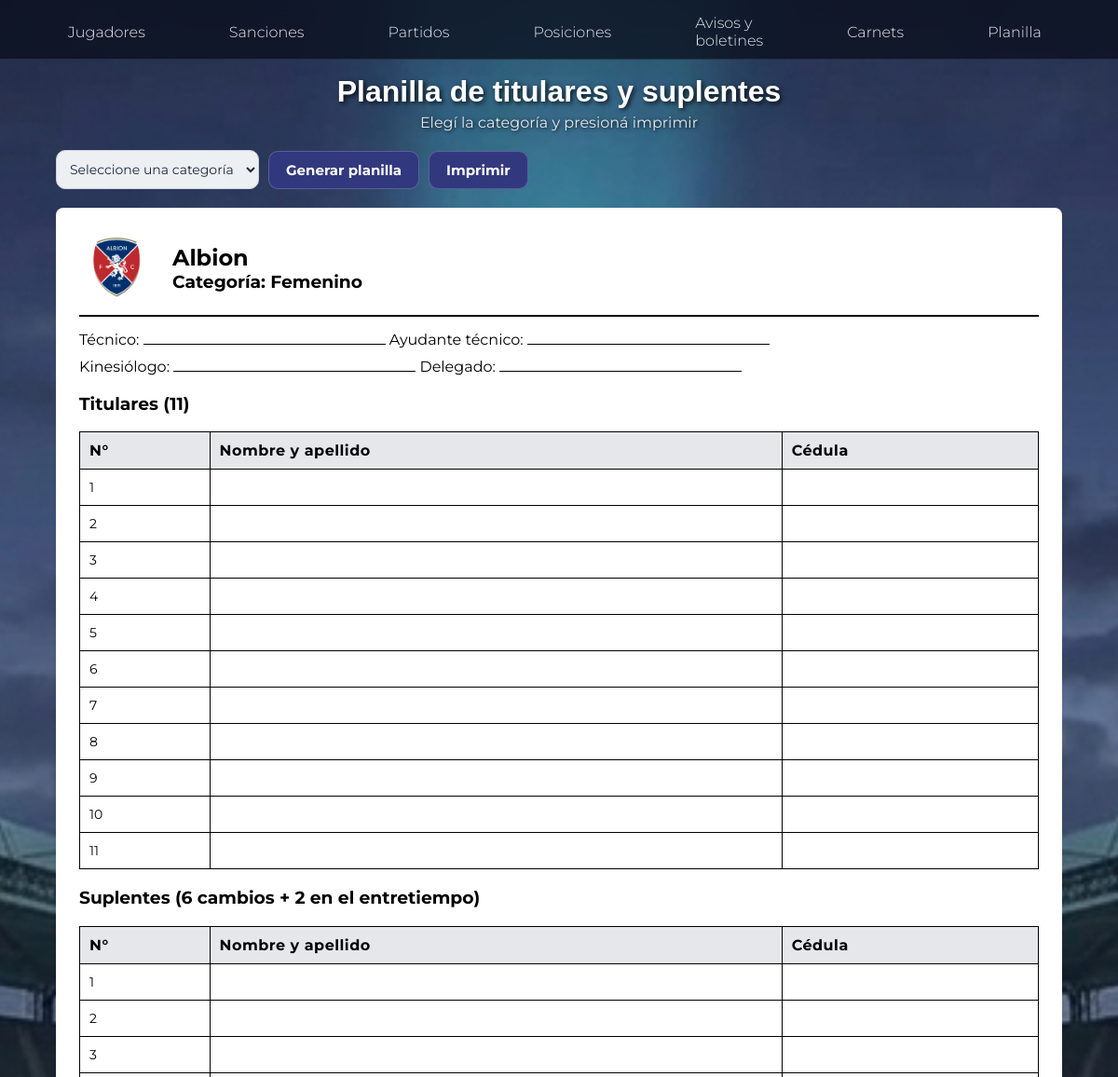
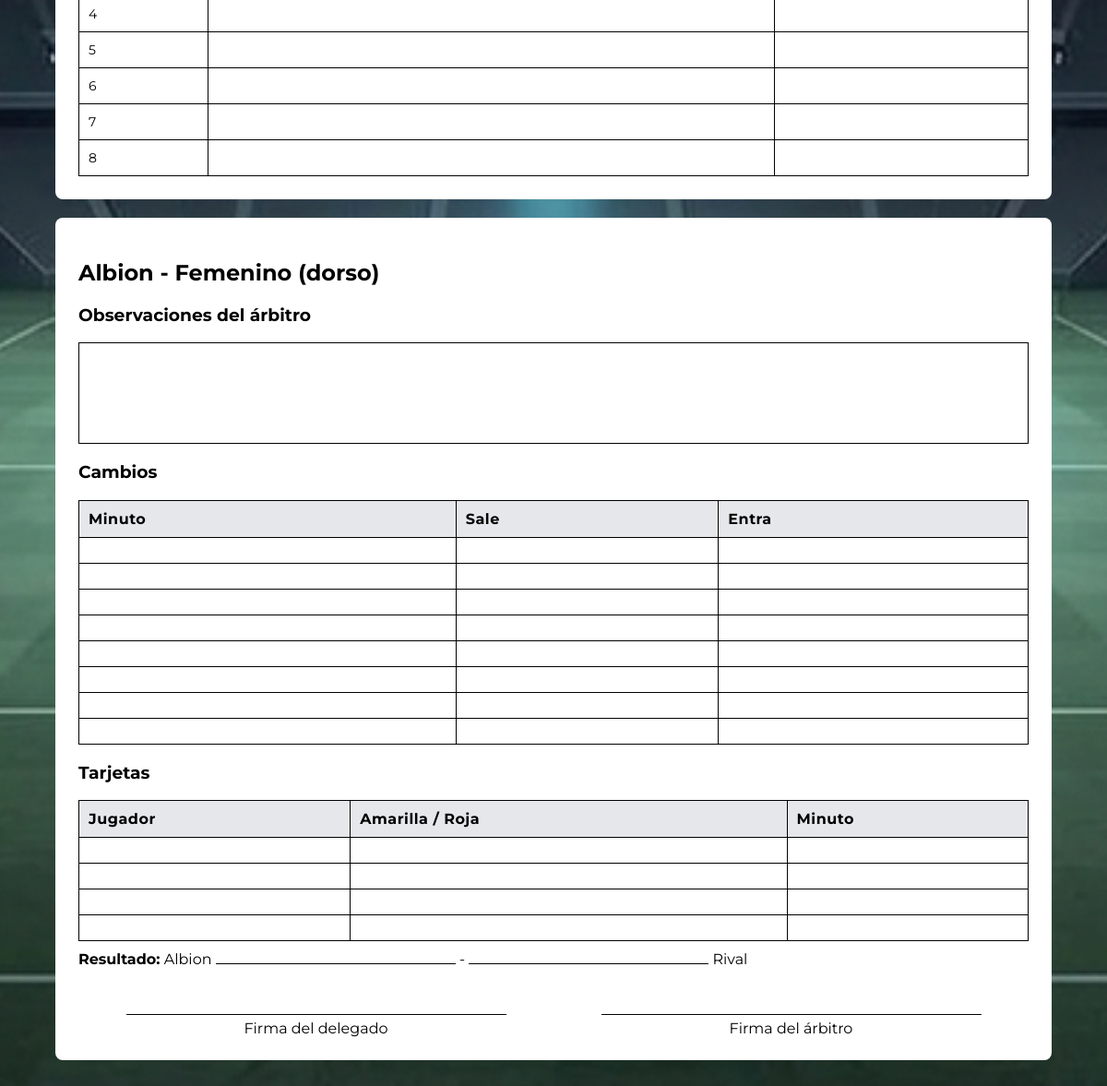
The page /club/planilla.php?categoria=21 (signed in) on the database its author committed (2 pictures, top to bottom).
### tables this page shows
CREATE TABLE `club` (
  `id` int(11) NOT NULL,
  `nombre` varchar(100) NOT NULL,
  `logo` varchar(255) DEFAULT NULL,
  `activo` tinyint(1) NOT NULL DEFAULT 1
);

CREATE TABLE `categorias` (
  `id` int(11) NOT NULL,
  `año` varchar(45) NOT NULL,
  `activo` tinyint(1) NOT NULL DEFAULT 1
);

### auth.php (called while the page is built, shortened)
<?php
function h($texto) {
    return htmlspecialchars((string) $texto, ENT_QUOTES, "UTF-8");
}
?>

### club/planilla.php (the view, shortened to what this page needs)
<?php
require_once __DIR__ . "/../conexion.php";
require_once __DIR__ . "/../auth.php";
$idClub = (int) $_SESSION["id_club"];
$idCat = isset($_GET["categoria"]) ? (int) $_GET["categoria"] : 0;
$club = mysqli_fetch_assoc(mysqli_query($conn, "SELECT nombre, logo FROM club WHERE id = $idClub"));
$cat = null;
if ($idCat > 0) {
    $cat = mysqli_fetch_assoc(mysqli_query($conn, "SELECT año FROM categorias WHERE id = $idCat"));
}
$esMenor = $cat && $cat["año"] >= 2013 && $cat["año"] <= 2016;
$titulares = $esMenor ? 9 : 11;
function filas($cantidad) {
    for ($i = 1; $i <= $cantidad; $i++) {
        echo "<tr><td>$i</td><td></td><td></td></tr>";
    }
}
?>
<!DOCTYPE html>
<html lang="es">
<head>
    <link rel="stylesheet" href="club.css">
</head>
<body>
<?php include "menu.php"; ?>
<main>
    <h1>Planilla de titulares y suplentes</h1>
    <p class="subtitulo">Elegí la categoría y presioná imprimir</p>
    <form method="get" class="filtros">
        <select name="categoria" required>
            <option value="">Seleccione una categoría</option>
        </select>
        <input type="submit" value="Generar planilla">
        <?php if ($cat) { ?>
            <button type="button" onclick="window.print()">Imprimir</button>
        <?php } ?>
    </form>
    <?php if ($cat) { ?>
    <div class="hoja">
        <div class="encabezado">
            <?php if ($club["logo"]) { ?>
                <img src="../clubes/logos/<?= h($club["logo"]) ?>" alt="logo">
            <?php } ?>
            <div>
                <h2><?= h($club["nombre"]) ?></h2>
                <h3>Categoría: <?= h($cat["año"]) ?></h3>
            </div>
        </div>
        <p>Técnico: <span class="linea"></span> Ayudante técnico: <span class="linea"></span></p>
        <p>Kinesiólogo: <span class="linea"></span> Delegado: <span class="linea"></span></p>
        <h3>Titulares (<?= $titulares ?>)</h3>
        <table>
            <tr><th>N°</th><th>Nombre y apellido</th><th>Cédula</th></tr>
            <?php filas($titulares); ?>
        </table>
        <h3>Suplentes <?= $esMenor ? "(cambios libres)" : "(6 cambios + 2 en el entretiempo)" ?></h3>
        <table>
            <tr><th>N°</th><th>Nombre y apellido</th><th>Cédula</th></tr>
        </table>
    </div>
    <div class="hoja">
        <h2><?= h($club["nombre"]) ?> - <?= h($cat["año"]) ?> (dorso)</h2>
        <h3>Observaciones del árbitro</h3>
        <div class="caja"></div>
        <h3>Cambios</h3>
        <table>
            <tr><th>Minuto</th><th>Sale</th><th>Entra</th></tr>
            <?php for ($i = 0; $i < 8; $i++) { ?>
                <tr><td></td><td></td><td></td></tr>
            <?php } ?>
        </table>
        <h3>Tarjetas</h3>
        <table>
            <tr><th>Jugador</th><th>Amarilla / Roja</th><th>Minuto</th></tr>
            <?php for ($i = 0; $i < 4; $i++) { ?>
                <tr><td></td><td></td><td></td></tr>
            <?php } ?>
        </table>
        <p><b>Resultado:</b> <?= h($club["nombre"]) ?>
            <span class="linea"></span> - <span class="linea"></span> Rival
        </p>
        <div class="firmas">
            <div>Firma del delegado</div>
            <div>Firma del árbitro</div>
        </div>
    </div>
    <?php } ?>
</main>
</body>
</html>

### club/club.css (style rules this page uses)
* { box-sizing: border-box; }
body { margin: 0; font-family: "Montserrat", Arial, sans-serif; color: #e2e8f0; background-image: url("../imagenes/BG.png"); background-size: cover; background-position: center; background-attachment: fixed; }
main { padding: 80px 60px 30px; min-height: calc(100vh - 85px); }
h1 { margin: 0 0 5px; text-align: center; font-family: Arial, Helvetica, sans-serif; font-weight: bold; color: #ffffff; text-shadow: 2px 2px 5px rgba(0, 0, 0, 0.8); }
.subtitulo { color: #e2e8f0; text-align: center; margin: 0 0 20px; text-shadow: 1px 1px 4px rgba(0, 0, 0, 0.9); }
table { width: 100%; border-collapse: collapse; }
th, td { border: 1px solid #cbd5e1; padding: 10px; }
th { background: #252a40; color: #ffffff; font-weight: 700; letter-spacing: .5px; text-align: left; }
td { background: rgba(241, 245, 249, 0.94); color: #1e293b; font-size: 14px; }
form.filtros { display: flex; flex-wrap: wrap; gap: 10px; margin-bottom: 20px; align-items: center; }
select, input[type="text"], input[type="number"], input[type="date"], input[type="password"], input[type="email"], input[type="file"], textarea { padding: 10px; border: 1px solid #cbd5e1; border-radius: 10px; background: rgba(248, 250, 252, 0.95); color: #1e293b; font-size: 14px; font-family: "Montserrat", sans-serif; outline: none; transition: .3s; }
button, input[type="submit"], .boton { background: #31387e; color: #ffffff; border: 1px solid rgba(255, 255, 255, 0.2); border-radius: 10px; padding: 10px 18px; font-size: 15px; font-weight: bold; font-family: "Montserrat", sans-serif; cursor: pointer; transition: .3s; text-decoration: none; display: inline-block; }
.hoja { background: #ffffff; color: #000000; padding: 25px; margin-bottom: 20px; border-radius: 8px; }
.encabezado { display: flex; align-items: center; gap: 20px; border-bottom: 2px solid #000000; padding-bottom: 10px; margin-bottom: 15px; }
.encabezado img { width: 80px; height: 80px; object-fit: contain; }
.encabezado h2, .encabezado h3 { margin: 0; color: #000000; }
.linea { border-bottom: 1px solid #000000; display: inline-block; min-width: 260px; }
.hoja p { margin: 10px 0; }
.hoja table th, .hoja table td { border: 1px solid #000000; height: 28px; }
.hoja table th { background: #e5e7eb; color: #000000; }
.hoja table td { background: #ffffff; color: #000000; }
.caja { border: 1px solid #000000; min-height: 110px; padding: 8px; margin-bottom: 15px; }
.firmas { display: flex; justify-content: space-around; margin-top: 50px; }
.firmas div { border-top: 1px solid #000000; width: 40%; text-align: center; padding-top: 5px; }

### rows shown on the page
club: logo (picture), nombre "Albion"
categorias: año "Femenino", año "11"
